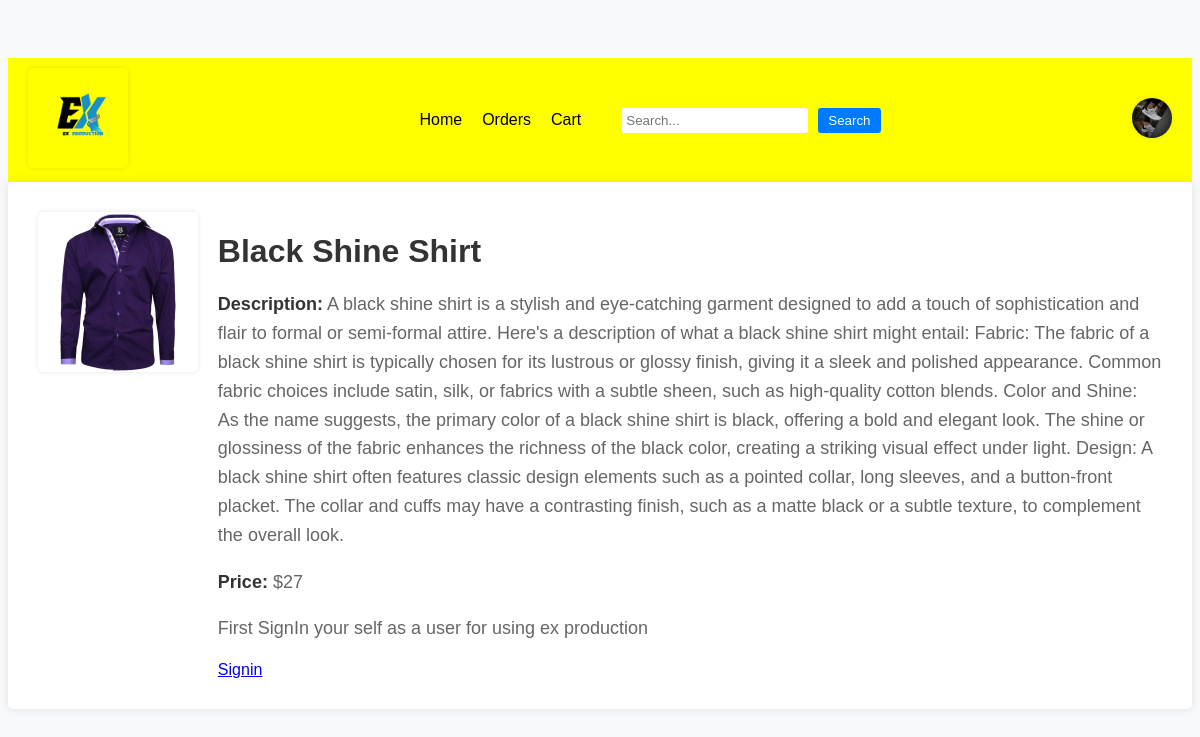
Page /productpage/7 on the committed database.
### ecommerceApp/models.py (models this page shows, shortened)
class Products(models.Model):
    product_id = models.AutoField(primary_key=True)
    name = models.CharField(max_length=100)
    description = models.TextField(default='No description available')
    image = models.ImageField(upload_to='product_image')
    price = models.IntegerField()
    stock = models.IntegerField(default=0)

### ecommerceApp/views.py (the view, shortened to what this page needs)
# urls.py: path('productpage/<int:product_id>' , views.productpage , name='productpage'),
def productpage(request, product_id):
    product = get_object_or_404(Products, product_id=product_id)
    user = request.user
    return render(request, 'productpage.html', {'product': product})

### templates/productpage.html (shortened to what this page needs)
{% extends "navbar.html" %}
{% load static %}
{% block additional_css %} <link rel="stylesheet" type="text/css" href="{% static 'css/productpage.css' %}">
{% endblock additional_css %}
{% block body %}
<div class="container">
    <div class="row">
        <div class="col-md-6">
            <img src="{{ product.image.url }}" alt="{{ product.name }}">
        </div>
        <div class="col-md-6 product-details">
            <h1>{{ product.name }}</h1>
            <p><strong>Description:</strong> {{ product.description }}</p>
            <p><strong>Price:</strong> ${{ product.price }}</p>
            {% if user.is_authenticated %}
            <form method="post" action="/productpage/{{product.product_id}}">
                {% csrf_token %}
                <div class="qn">
                    <label for="quantity">Quantity:</label>
                    <input type="number" id="quantity" name="quantity" value="0" min="0">
                </div>
                <button type="submit">Add to Cart</button>
            </form>
            {% else %}
              <p>First SignIn your self as a user for using ex production</p>
              <a href="/signin">Signin</a>
            {% endif %}
        </div>
    </div>
</div>
{% endblock body %}

### static/css/productpage.css (style rules this page uses)
body { font-family: Arial, sans-serif; background-color: #f8f9fa; padding-top: 50px; }
.container { background-color: #fff; border-radius: 5px; box-shadow: 0 0 10px rgba(0, 0, 0, 0.1); padding: 30px; }
h1 { font-size: 32px; margin-bottom: 20px; color: #333; }
img { max-width: 100%; height: auto; border-radius: 5px; box-shadow: 0 0 5px rgba(0, 0, 0, 0.1); }
.product-details { margin-left: 20px; }
p { font-size: 18px; line-height: 1.6; color: #666; }
strong { color: #333; }
.row { display: flex; }

### rows in the picture
Products: image (picture), name "Black Shine Shirt", description "A black shine shirt is a stylish and eye-catching garment designed to add a touch of sophistication and flair to formal or semi-formal attire. Here's a description of what a black shine shirt might entail: Fabric: The fabric of a black shine shirt is typically chosen for its lustrous or glossy finish, giving it a sleek and polished appearance. Common fabric choices include satin, silk, or fabrics with a subtle sheen, such as high-quality cotton blends. Color and Shine: As the name suggests, the primary color of a black shine shirt is black, offering a bold and elegant look. The shine or glossiness of the fabric enhances the richness of the black color, creating a striking visual effect…", price "27"
